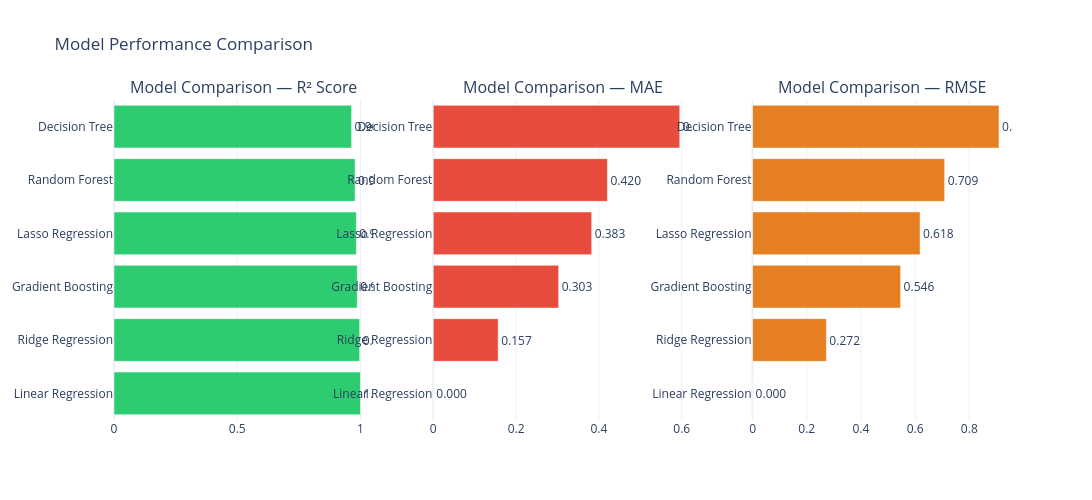

Notebook code for this chart:
### Code cell
# Comparison bar chart
metrics = ['R² Score', 'MAE', 'RMSE']
colors_list = ['#2ecc71', '#e74c3c', '#e67e22']

fig = make_subplots(rows=1, cols=3, subplot_titles=[f'Model Comparison — {metric}' for metric in metrics])

for i, (metric, color) in enumerate(zip(metrics, colors_list), start=1):
    sorted_df = results_df.sort_values(metric, ascending=(metric != 'R² Score'))
    fig.add_trace(
        go.Bar(
            x=sorted_df[metric],
            y=sorted_df['Model'],
            orientation='h',
            marker=dict(color=color),
            text=[f'{v:.3f}' for v in sorted_df[metric]],
            textposition='outside',
            hovertemplate=f"{metric}: %{{x:.4f}}<extra></extra>"
        ),
        row=1,
        col=i
    )

fig.update_layout(
    title='Model Performance Comparison',
    template='plotly_white',
    width=1700,
    height=500,
    showlegend=False
)
fig.show()

### Figure 1 — Plotly figure (JSON) as saved in the notebook; plotly's stock layout.template omitted (floating-point values rounded to 4 significant figures)
{"data": [{"hovertemplate": "R² Score: %{x:.4f}<extra></extra>", "marker": {"color": "#2ecc71"}, "orientation": "h", "text": ["1.000", "0.997", "0.987", "0.983", "0.978", "0.964"], "textposition": "outside", "type": "bar", "x": [1.0, 0.9968, 0.987, 0.9834, 0.9782, 0.9641], "xaxis": "x", "y": ["Linear Regression", "Ridge Regression", "Gradient Boosting", "Lasso Regression", "Random Forest", "Decision Tree"], "yaxis": "y"}, {"hovertemplate": "MAE: %{x:.4f}<extra></extra>", "marker": {"color": "#e74c3c"}, "orientation": "h", "text": ["0.000", "0.157", "0.303", "0.383", "0.420", "0.595"], "textposition": "outside", "type": "bar", "x": [3.475e-14, 0.1567, 0.3027, 0.3826, 0.4205, 0.5952], "xaxis": "x2", "y": ["Linear Regression", "Ridge Regression", "Gradient Boosting", "Lasso Regression", "Random Forest", "Decision Tree"], "yaxis": "y2"}, {"hovertemplate": "RMSE: %{x:.4f}<extra></extra>", "marker": {"color": "#e67e22"}, "orientation": "h", "text": ["0.000", "0.272", "0.546", "0.618", "0.709", "0.910"], "textposition": "outside", "type": "bar", "x": [4.023e-14, 0.2723, 0.5464, 0.6181, 0.7089, 0.9097], "xaxis": "x3", "y": ["Linear Regression", "Ridge Regression", "Gradient Boosting", "Lasso Regression", "Random Forest", "Decision Tree"], "yaxis": "y3"}], "layout": {"annotations": [{"font": {"size": 16}, "showarrow": false, "text": "Model Comparison — R² Score", "x": 0.1444, "xanchor": "center", "xref": "paper", "y": 1, "yanchor": "bottom", "yref": "paper"}, {"font": {"size": 16}, "showarrow": false, "text": "Model Comparison — MAE", "x": 0.5, "xanchor": "center", "xref": "paper", "y": 1, "yanchor": "bottom", "yref": "paper"}, {"font": {"size": 16}, "showarrow": false, "text": "Model Comparison — RMSE", "x": 0.8556, "xanchor": "center", "xref": "paper", "y": 1, "yanchor": "bottom", "yref": "paper"}], "height": 500, "showlegend": false, "title": {"text": "Model Performance Comparison"}, "width": 1700, "xaxis": {"anchor": "y", "domain": [0, 0.2889]}, "xaxis2": {"anchor": "y2", "domain": [0.3556, 0.6444]}, "xaxis3": {"anchor": "y3", "domain": [0.7111, 1]}, "yaxis": {"anchor": "x", "domain": [0, 1]}, "yaxis2": {"anchor": "x2", "domain": [0, 1]}, "yaxis3": {"anchor": "x3", "domain": [0, 1]}}}
